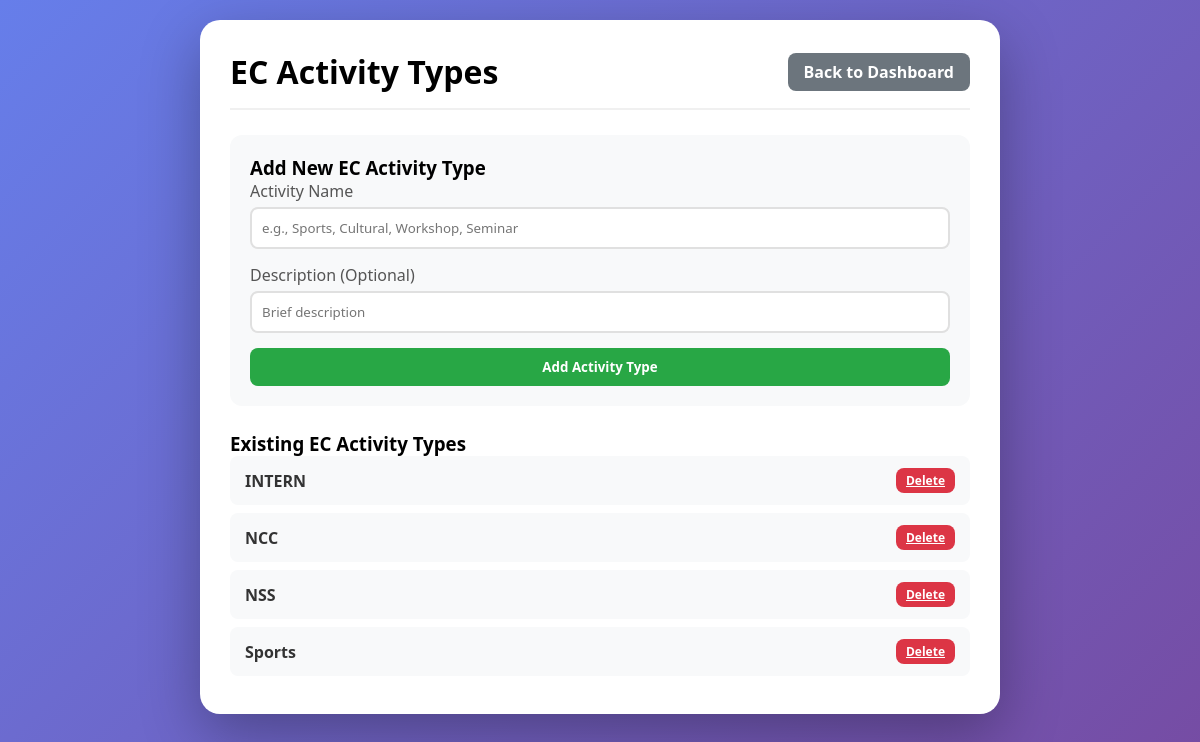
/ec_types (signed in), run on an earlier commit of the app's database.
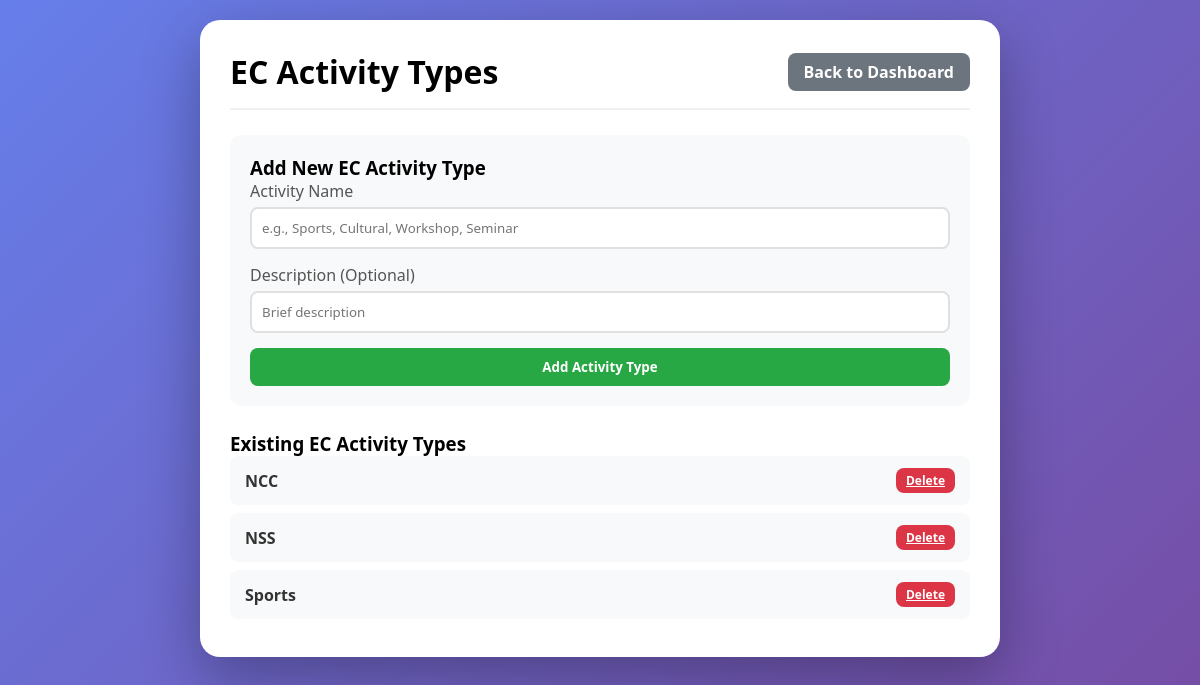
And on a later commit of the database.
### app.py (models this page shows)
class ActivityType(db.Model):
    __tablename__ = 'activity_types'
    id = db.Column(db.Integer, primary_key=True, autoincrement=True)
    name = db.Column(db.String(100), nullable=False)
    description = db.Column(db.String(200))
    department_id = db.Column(db.Integer, db.ForeignKey('departments.id'), nullable=False)
    created_at = db.Column(db.DateTime, default=datetime.now)
    __table_args__ = (db.UniqueConstraint('name', 'department_id', name='unique_activity_per_dept'),)

### app.py (the view, shortened to what this page needs)
@app.route('/ec_types', methods=['GET', 'POST'])
def ec_types():
    role = session.get('role')
    if role not in ['dept_admin', 'dept_admin_viewer']:
        return redirect(url_for('index'))
    department_id = session.get('department_id')
    activities = ActivityType.query.filter_by(department_id=department_id).order_by(ActivityType.name).all()
    return render_template('ec_types.html', activities=activities)

### app.py (called while the page is built)
@app.context_processor
def inject_datetime():
    return {'datetime': datetime}

### templates/ec_types.html (shortened to what this page needs)
<!DOCTYPE html>
<html lang="en">
<head>
</head>
<body>
    <div class="container">
        <div class="header">
            <h1>EC Activity Types</h1>
            <a href="{{ url_for('admin_dashboard') }}" class="btn btn-secondary">Back to Dashboard</a>
        </div>
        <div class="form-section">
            <h3>Add New EC Activity Type</h3>
            <form method="POST">
                <div class="form-group">
                    <label>Activity Name</label>
                    <input type="text" name="activity_name" placeholder="e.g., Sports, Cultural, Workshop, Seminar" required>
                </div>
                <div class="form-group">
                    <label>Description (Optional)</label>
                    <input type="text" name="description" placeholder="Brief description">
                </div>
                <button type="submit" class="btn btn-primary">Add Activity Type</button>
            </form>
        </div>
        <div class="activity-list">
            <h3>Existing EC Activity Types</h3>
            {% if activities %}
                {% for activity in activities %}
                <div class="activity-item">
                    <div>
                        <div class="activity-name">{{ activity.name }}</div>
                    </div>
                    <a href="{{ url_for('delete_activity_type', activity_id=activity.id) }}" class="btn btn-danger" onclick="return confirm('Delete activity type {{ activity.name }}? This will affect all associated records.')">Delete</a>
                </div>
                {% endfor %}
            {% else %}
                <p style="text-align: center; color: #999; padding: 20px;">No EC activity types added yet.</p>
            {% endif %}
        </div>
    </div>
</body>
</html>

What changed in the data, as far as the page shows it:
removed ActivityType: name "INTERN"
